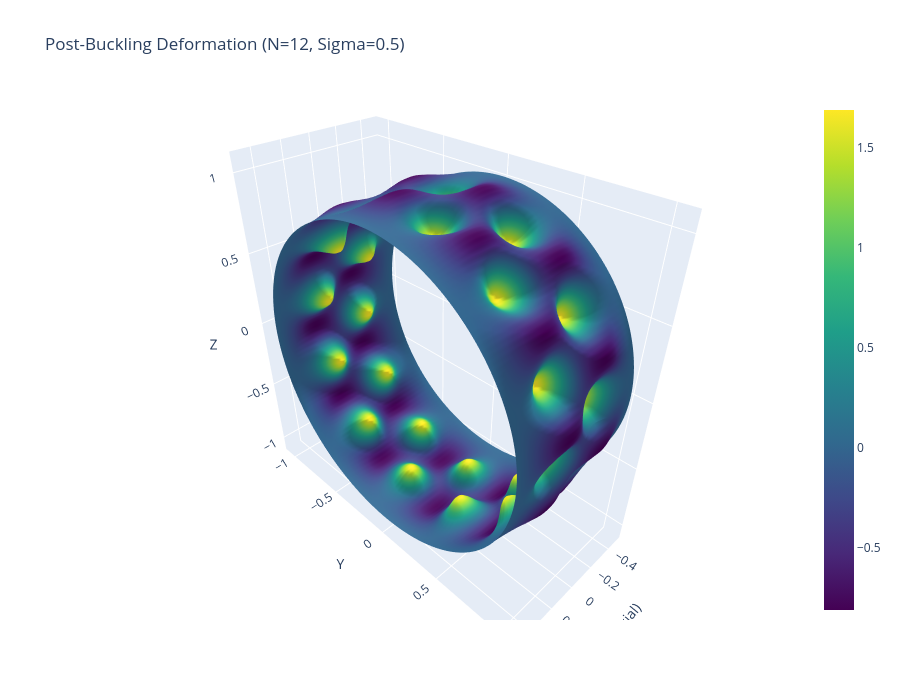

Notebook source saved alongside this figure:
### Markdown cell above
## 8. 3D Displacement Field Reconstruction and Visualization (Plotly)
The 1D state vector $a_{m,n}$ is mapped back to the 3D Cartesian domain using the assumed Fourier basis functions. The scalar transverse displacement field $\bar{w}$ is applied to a generated cylindrical coordinate mesh, scaled by the geometric parameters, and rendered via Plotly.

### Code cell
# ==========================================
# 8. 3D Visualization with Plotly
# ==========================================

def psi(m, n_harmonic, x_bar, y_bar):
    return np.cos(m * x_bar + n_harmonic * y_bar) + ((-1)**m) * np.cos(m * x_bar - n_harmonic * y_bar)

def compute_displacement_field(x_array, grid_x, grid_theta, N_wave):
    grid_y = N_wave * grid_theta
    w_bar = np.zeros_like(grid_x)
    for idx, (r, s) in enumerate(active_mn):
        a_rs = x_array[idx]
        if a_rs != 0.0:
            w_bar += a_rs * (psi(r - 1, s, grid_x, grid_y) + psi(r + 1, s, grid_x, grid_y))
    return w_bar

grid_res_x = 100
grid_res_theta = 200
X_bar_grid, Theta_grid = np.meshgrid(np.linspace(-np.pi/2, np.pi/2, grid_res_x), np.linspace(0, 2*np.pi, grid_res_theta))

W_bar_grid = compute_displacement_field(optimized_a, X_bar_grid, Theta_grid, Num)

R_vis = 1.0
L_vis = LR * R_vis
h_vis = R_vis / Rh
displacement_amplification = 15.0  

R_deformed = R_vis - (W_bar_grid * h_vis * displacement_amplification)
X_3D = X_bar_grid * (L_vis / np.pi)
Y_3D = R_deformed * np.cos(Theta_grid)
Z_3D = R_deformed * np.sin(Theta_grid)

fig = go.Figure(data=[go.Surface(x=X_3D, y=Y_3D, z=Z_3D, surfacecolor=W_bar_grid, colorscale='Viridis')])
fig.update_layout(
    title=f"Post-Buckling Deformation (N={Num}, Sigma={Sigma_initial})",
    scene=dict(xaxis_title='X (Axial)', yaxis_title='Y', zaxis_title='Z', aspectmode='data'),
    width=900, height=700
)
fig.show()

### Figure 1 — Plotly figure (JSON) as saved in the notebook; plotly's stock layout.template omitted (floating-point values rounded to 4 significant figures; data arrays with more than 128 entries replaced by an {"elided": "..."} marker saying what was removed)
{"data": [{"colorscale": [[0, "#440154"], [0.1111, "#482878"], [0.2222, "#3e4989"], [0.3333, "#31688e"], [0.4444, "#26828e"], [0.5556, "#1f9e89"], [0.6667, "#35b779"], [0.7778, "#6ece58"], [0.8889, "#b5de2b"], [1, "#fde725"]], "surfacecolor": {"elided": "200x100 float values"}, "type": "surface", "x": {"elided": "200x100 float values"}, "y": {"elided": "200x100 float values"}, "z": {"elided": "200x100 float values"}}], "layout": {"height": 700, "scene": {"aspectmode": "data", "xaxis": {"title": {"text": "X (Axial)"}}, "yaxis": {"title": {"text": "Y"}}, "zaxis": {"title": {"text": "Z"}}}, "title": {"text": "Post-Buckling Deformation (N=12, Sigma=0.5)"}, "width": 900}}
